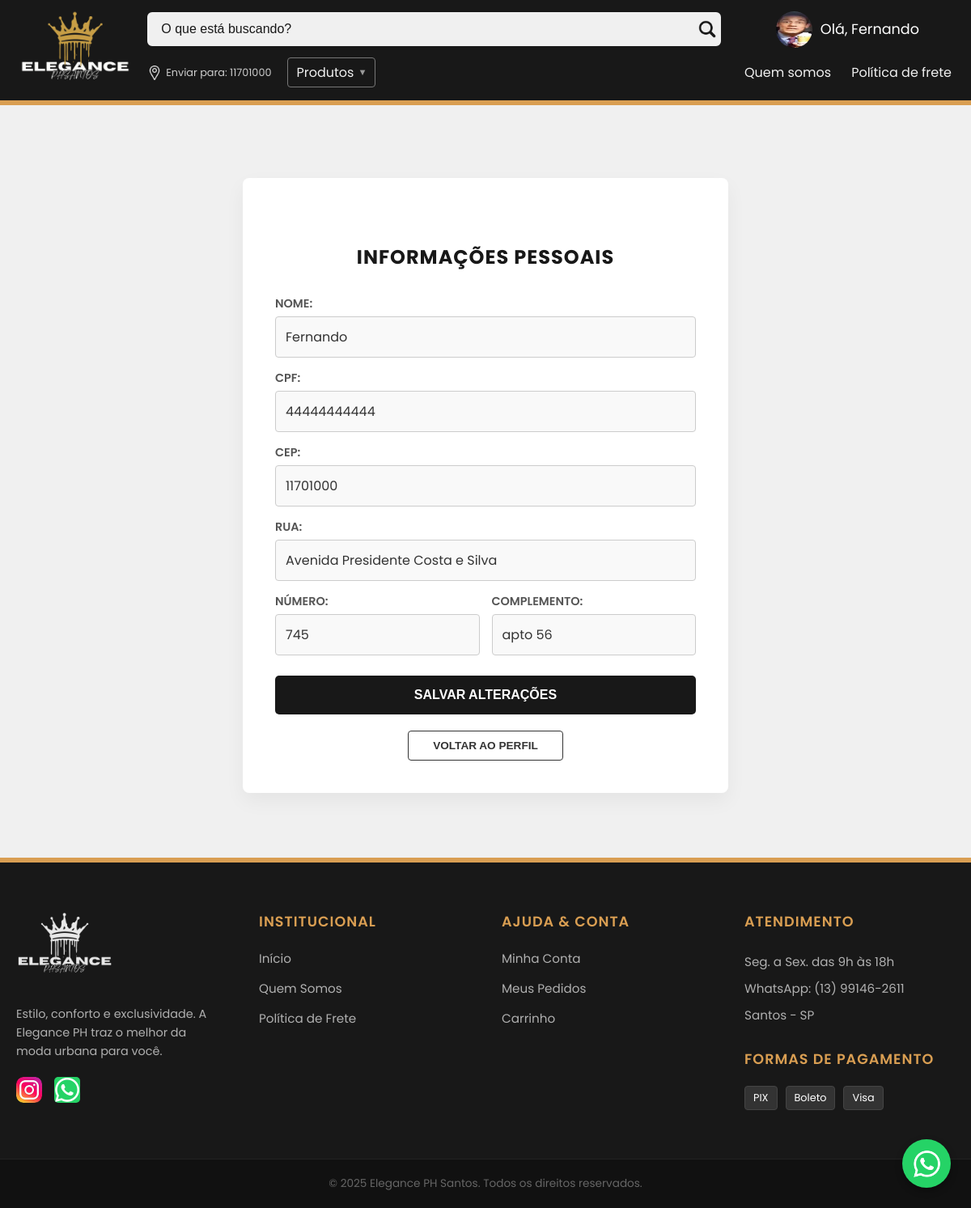
/Templates/alterarinfos.php (signed in), run on the app's committed database.
### tables this page shows
CREATE TABLE `usuario` (
  `id` int(11) NOT NULL,
  `nome` varchar(100) NOT NULL,
  `email` varchar(100) NOT NULL,
  `senha` varchar(255) NOT NULL,
  `foto` varchar(255) DEFAULT NULL,
  `CEP` char(8) NOT NULL,
  `CPF` char(11) NOT NULL,
  `nivel` enum('admin','usuario') NOT NULL DEFAULT 'usuario',
  `rua` varchar(100) DEFAULT NULL,
  `numero` varchar(100) DEFAULT NULL,
  `complemento` varchar(100) DEFAULT NULL,
  `Bairro` varchar(100) DEFAULT NULL,
  `Estado` varchar(100) DEFAULT NULL,
  `Cidade` varchar(100) DEFAULT NULL
);

### Templates/alterarinfos.php (the view, shortened to what this page needs)
<?php
require '../Scripts/config.php';
if (!isset($_SESSION['usuario_id'])) {
  $cep = '00000-000';
} else {
  $cep = $_SESSION["usuario_cep"];
}
?>
<?php
$id = $_SESSION['usuario_id'];
$infosusuario = $pdo->prepare("SELECT * FROM usuario WHERE id = ?");
$infosusuario->execute([$id]);
$infos = $infosusuario->fetch();
?>
<!DOCTYPE html>
<html lang="pt-br">
<head>
    <link rel="stylesheet" href="../Estilos/stylev2.css">
</head>
<body>
<header class="menu">
    <div class="area-logo">
      <a href="home.php">
        <img class="logo" src="Imagens/icone-elegance.png" alt="Logo Elegance">
      </a>
    </div>
    <div class="conteudo-header">
      <div class="linha-topo">
        <form action="buscar.php" method="GET" class="search-box">
          <input class="button" type="text" name="pesquisa" placeholder="O que está buscando?" required>
          <button class="lupa" type="submit">
            <img id="lupa" src="Imagens/ICON LUPA.png" alt="Buscar">
          </button>
        </form>
        <div class="icones-topo">
          <?php if (!isset($_SESSION['usuario_id'])): ?>
            <a href="login.php" class="users-icon">
              <img src="Imagens/ICON PERFIL.png" style="width:45px; height:auto;">
              <div class="user-text">
                <span class="bem-vindo">Bem-vindo</span>
                <span class="entrar-txt"><u>Entrar</u> ou <u>cadastrar</u></span>
              </div>
            </a>
          <?php else: ?>
            <a href="dashboard.php" class="users-icon" style="padding-left:20px; padding-right: 40px;">
              <img src="<?php echo $_SESSION['usuario_foto']; ?>"
                style="width:45px; height:45px; border-radius:50%; object-fit:cover;">
              <span style="color:white; font-size:1.1rem;">
                Olá, <?php echo htmlspecialchars($_SESSION['usuario_nome']); ?>
              </span>
            </a>
          <?php endif; ?>
        </div>
      </div>
      <div class="linha-baixo">
        <div class="area-esquerda-dinamica">
          <div class="grupo-padrao">
            <div class="localizacao">
              <img src="Imagens/ICON PIN.png" alt="Pin" style="height: 18px; margin-right: 5px;">
              <span>Enviar para: <?php echo $cep ?></span>
            </div>
            <div class="btn-produtos" onclick="toggleMegaMenu()">
                      <span>Produtos</span>
                    <span class="seta">&#9660;</span>
                  </div>
              </div>
        </div>
          <nav class="links-nav">
              <a class="topicos" href="quemSomos.php">Quem somos</a>
              <a class="topicos" href="pfrete.php">Política de frete</a>
          </nav>
      </div>
    </div>
  </header>
<div class="pagina-alterar-infos"> <h1>Informações Pessoais</h1>
    <form action="alterarinfos.php" method="POST" class="form-infos">
        <div class="campo">
            <label>Nome:</label>
            <input type="text" name="nome" class="input-texto" value="<?php echo htmlspecialchars($infos['nome']); ?>" required>
        </div>
        <div class="campo">
            <label>CPF:</label>
            <input type="text" name="cpf" class="input-texto" value="<?php echo htmlspecialchars($infos['CPF']); ?>" required>
        </div>
        <div class="campo">
            <label>CEP:</label>
            <input type="text" id="cep" name="cep" class="input-texto" value="<?php echo htmlspecialchars($infos['CEP']); ?>" onblur="buscaCep()" required>
        </div>
        <div class="campo">
            <label>Rua:</label>
            <input type="text" id="rua" name="rua" class="input-texto" value="<?php echo htmlspecialchars($infos['rua']); ?>">
        </div>
        <div class="linha-dupla">
            <div class="campo metade">
                <label>Número:</label>
                <input type="text" name="numero" class="input-texto" value="<?php echo htmlspecialchars($infos['numero']); ?>">
            </div>
            <div class="campo metade">
                <label>Complemento:</label>
                <input type="text" name="complemento" class="input-texto" value="<?php echo htmlspecialchars($infos['complemento']); ?>">
            </div>
        </div>
        <input type="submit" value="Salvar Alterações" class="btn-salvar">
    </form>
    <div class="area-voltar">
        <a href="dashboard.php"><button class="btn-voltar">Voltar ao Perfil</button></a>
    </div>
</div>
<a class="WhtsAppFixo" href="https://wa.me/5513991462611" target="_blank" title="Fale conosco no WhatsApp">
  <img src="Imagens/zap.png" alt="WhatsApp">
</a>
<footer class="rodape-global">
  <div class="container-rodape">
    <div class="col-footer">
      <img class="logo-footer" src="Imagens/icone-elegance.png" alt="Elegance PH">
      <p class="desc-footer">
        Estilo, conforto e exclusividade. A Elegance PH traz o melhor da moda urbana para você.
      </p>
      <div class="redes-sociais">
        <a href="https://www.instagram.com/_eleganceph?igsh=ajlmOW9zZTE4cnAw" target="_blank">
            <img src="Imagens/ICON INSTAGRAM.png" alt="Instagram">
        </a>
        <a href="https://wa.me/5513991462611" target="_blank" >
            <img src="Imagens/zap.png" alt="WhatsApp" style="background-color: #da2c99; border-radius: 5px; filter: invert(1);">
        </a>
      </div>
    </div>
    <div class="col-footer">
      <h3>Institucional</h3>
      <ul class="lista-links">
        <li><a href="#">Início</a></li>
        <li><a href="quemSomos.php">Quem Somos</a></li>
        <li><a href="pfrete.php">Política de Frete</a></li>
      </ul>
    </div>
    <div class="col-footer">
      <h3>Ajuda & Conta</h3>
      <ul class="lista-links">
        <li><a href="dashboard.php">Minha Conta</a></li>
        <li><a href="dashboard.php">Meus Pedidos</a></li>
        <li><a href="dashboard.php">Carrinho</a></li>
      </ul>
    </div>
    <div class="col-footer">
      <h3>Atendimento</h3>
      <p class="info-contato">Seg. a Sex. das 9h às 18h</p>
      <p class="info-contato">WhatsApp: (13) 99146-2611</p>
      <p class="info-contato">Santos - SP</p>
      <div class="pagamento-footer">
        <h3>Formas de Pagamento</h3>
        <div class="icons-pag">
            <span>PIX</span>
            <span>Boleto</span>
            <span>Visa</span>
        </div>
      </div>
    </div>
  </div>
  <div class="copyright">
    <p>&copy; 2025 Elegance PH Santos. Todos os direitos reservados.</p>
  </div>
</footer>
</body>
</html>

### data on the page
usuario: nome "Fernando", cpf "44444444444", cep "11701000", rua "Avenida Presidente Costa e Silva", numero "745", complemento "apto 56"

### other printed values
$_SESSION['usuario_nome'] "Fernando"
$cep "11701000"
